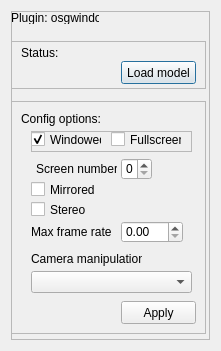
<?xml version="1.0" encoding="UTF-8"?>
<ui version="4.0">
 <class>osgwindowDlg</class>
 <widget class="QDialog" name="osgwindowDlg">
  <property name="geometry">
   <rect>
    <x>0</x>
    <y>0</y>
    <width>221</width>
    <height>351</height>
   </rect>
  </property>
  <property name="minimumSize">
   <size>
    <width>221</width>
    <height>351</height>
   </size>
  </property>
  <property name="windowTitle">
   <string>Dialog</string>
  </property>
  <layout class="QVBoxLayout" name="verticalLayout">
   <item>
    <widget class="QFrame" name="frame_4">
     <property name="frameShape">
      <enum>QFrame::StyledPanel</enum>
     </property>
     <property name="frameShadow">
      <enum>QFrame::Raised</enum>
     </property>
     <widget class="QFrame" name="frame_3">
      <property name="geometry">
       <rect>
        <x>0</x>
        <y>30</y>
        <width>195</width>
        <height>48</height>
       </rect>
      </property>
      <property name="frameShape">
       <enum>QFrame::StyledPanel</enum>
      </property>
      <property name="frameShadow">
       <enum>QFrame::Raised</enum>
      </property>
      <widget class="QLabel" name="label_5">
       <property name="geometry">
        <rect>
         <x>10</x>
         <y>5</y>
         <width>46</width>
         <height>13</height>
        </rect>
       </property>
       <property name="text">
        <string>Status:</string>
       </property>
      </widget>
      <widget class="QPushButton" name="loadButton">
       <property name="geometry">
        <rect>
         <x>110</x>
         <y>20</y>
         <width>75</width>
         <height>23</height>
        </rect>
       </property>
       <property name="text">
        <string>Load model</string>
       </property>
      </widget>
     </widget>
     <widget class="QLabel" name="label">
      <property name="geometry">
       <rect>
        <x>0</x>
        <y>0</y>
        <width>88</width>
        <height>13</height>
       </rect>
      </property>
      <property name="text">
       <string>Plugin: osgwindow</string>
      </property>
     </widget>
     <widget class="QFrame" name="frame">
      <property name="geometry">
       <rect>
        <x>0</x>
        <y>90</y>
        <width>195</width>
        <height>233</height>
       </rect>
      </property>
      <property name="frameShape">
       <enum>QFrame::StyledPanel</enum>
      </property>
      <property name="frameShadow">
       <enum>QFrame::Raised</enum>
      </property>
      <widget class="QLabel" name="label_2">
       <property name="geometry">
        <rect>
         <x>10</x>
         <y>10</y>
         <width>81</width>
         <height>16</height>
        </rect>
       </property>
       <property name="text">
        <string>Config options:</string>
       </property>
      </widget>
      <widget class="QFrame" name="frame_2">
       <property name="geometry">
        <rect>
         <x>20</x>
         <y>30</y>
         <width>161</width>
         <height>21</height>
        </rect>
       </property>
       <property name="frameShape">
        <enum>QFrame::StyledPanel</enum>
       </property>
       <property name="frameShadow">
        <enum>QFrame::Raised</enum>
       </property>
       <widget class="QCheckBox" name="fullscreen">
        <property name="geometry">
         <rect>
          <x>80</x>
          <y>0</y>
          <width>71</width>
          <height>17</height>
         </rect>
        </property>
        <property name="text">
         <string>Fullscreen</string>
        </property>
       </widget>
       <widget class="QCheckBox" name="windowed">
        <property name="geometry">
         <rect>
          <x>0</x>
          <y>0</y>
          <width>71</width>
          <height>17</height>
         </rect>
        </property>
        <property name="text">
         <string>Windowed</string>
        </property>
        <property name="checked">
         <bool>true</bool>
        </property>
       </widget>
      </widget>
      <widget class="QSpinBox" name="screenNum">
       <property name="geometry">
        <rect>
         <x>110</x>
         <y>57</y>
         <width>31</width>
         <height>22</height>
        </rect>
       </property>
      </widget>
      <widget class="QLabel" name="label_3">
       <property name="geometry">
        <rect>
         <x>25</x>
         <y>60</y>
         <width>81</width>
         <height>16</height>
        </rect>
       </property>
       <property name="text">
        <string>Screen number:</string>
       </property>
      </widget>
      <widget class="QCheckBox" name="mirrored">
       <property name="geometry">
        <rect>
         <x>20</x>
         <y>80</y>
         <width>70</width>
         <height>17</height>
        </rect>
       </property>
       <property name="text">
        <string>Mirrored</string>
       </property>
      </widget>
      <widget class="QCheckBox" name="stereo">
       <property name="geometry">
        <rect>
         <x>20</x>
         <y>100</y>
         <width>70</width>
         <height>17</height>
        </rect>
       </property>
       <property name="text">
        <string>Stereo</string>
       </property>
      </widget>
      <widget class="QPushButton" name="applyButton">
       <property name="geometry">
        <rect>
         <x>110</x>
         <y>200</y>
         <width>75</width>
         <height>23</height>
        </rect>
       </property>
       <property name="text">
        <string>Apply</string>
       </property>
      </widget>
      <widget class="QDoubleSpinBox" name="frameRate">
       <property name="geometry">
        <rect>
         <x>110</x>
         <y>120</y>
         <width>62</width>
         <height>22</height>
        </rect>
       </property>
      </widget>
      <widget class="QLabel" name="label_4">
       <property name="geometry">
        <rect>
         <x>20</x>
         <y>123</y>
         <width>81</width>
         <height>16</height>
        </rect>
       </property>
       <property name="text">
        <string>Max frame rate:</string>
       </property>
      </widget>
      <widget class="QComboBox" name="cameraManipulation">
       <property name="geometry">
        <rect>
         <x>20</x>
         <y>170</y>
         <width>161</width>
         <height>22</height>
        </rect>
       </property>
      </widget>
      <widget class="QLabel" name="label_6">
       <property name="geometry">
        <rect>
         <x>20</x>
         <y>150</y>
         <width>111</width>
         <height>16</height>
        </rect>
       </property>
       <property name="text">
        <string>Camera manipulation:</string>
       </property>
      </widget>
     </widget>
    </widget>
   </item>
  </layout>
 </widget>
 <resources/>
 <connections/>
</ui>
